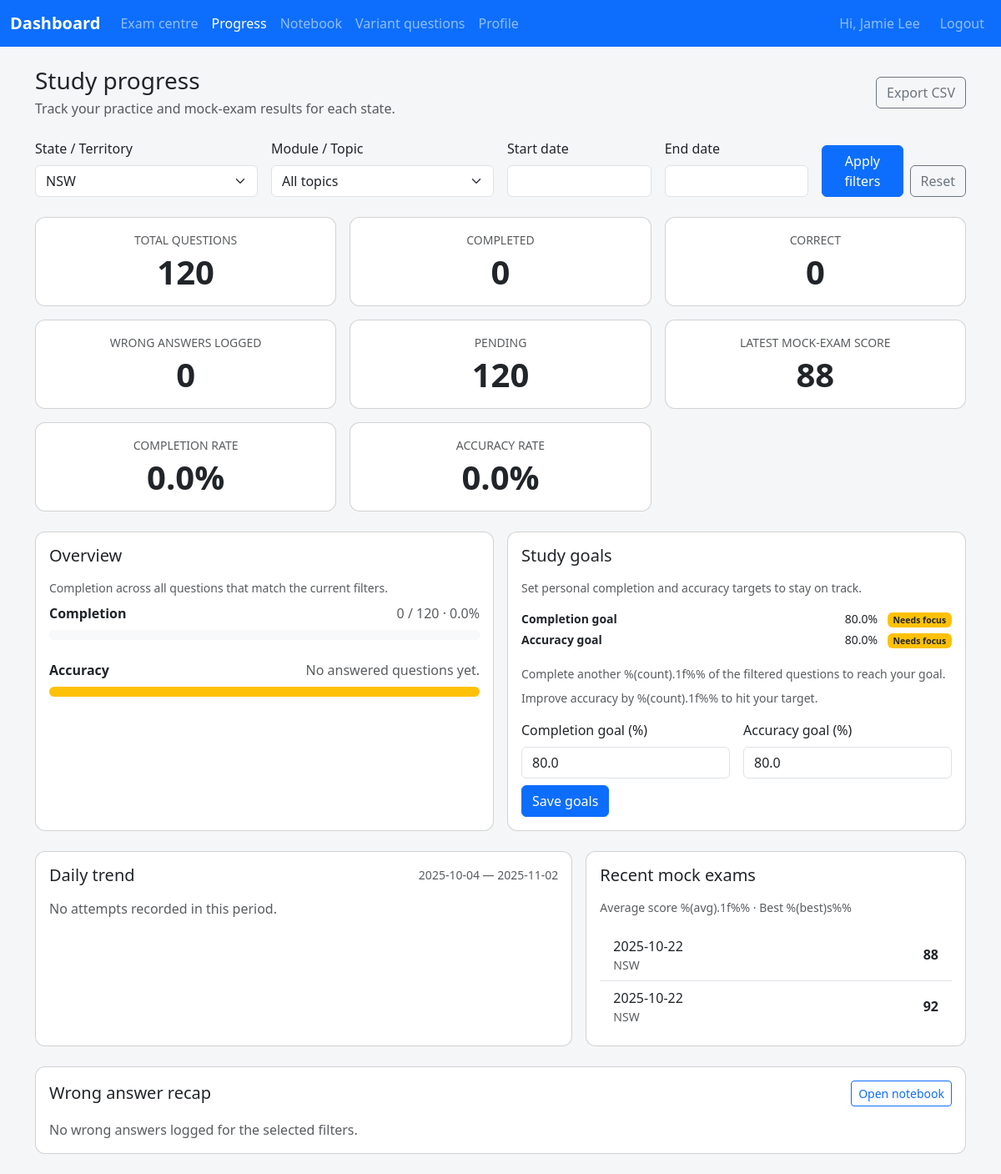
The app's page /student/progress (signed in), older data.
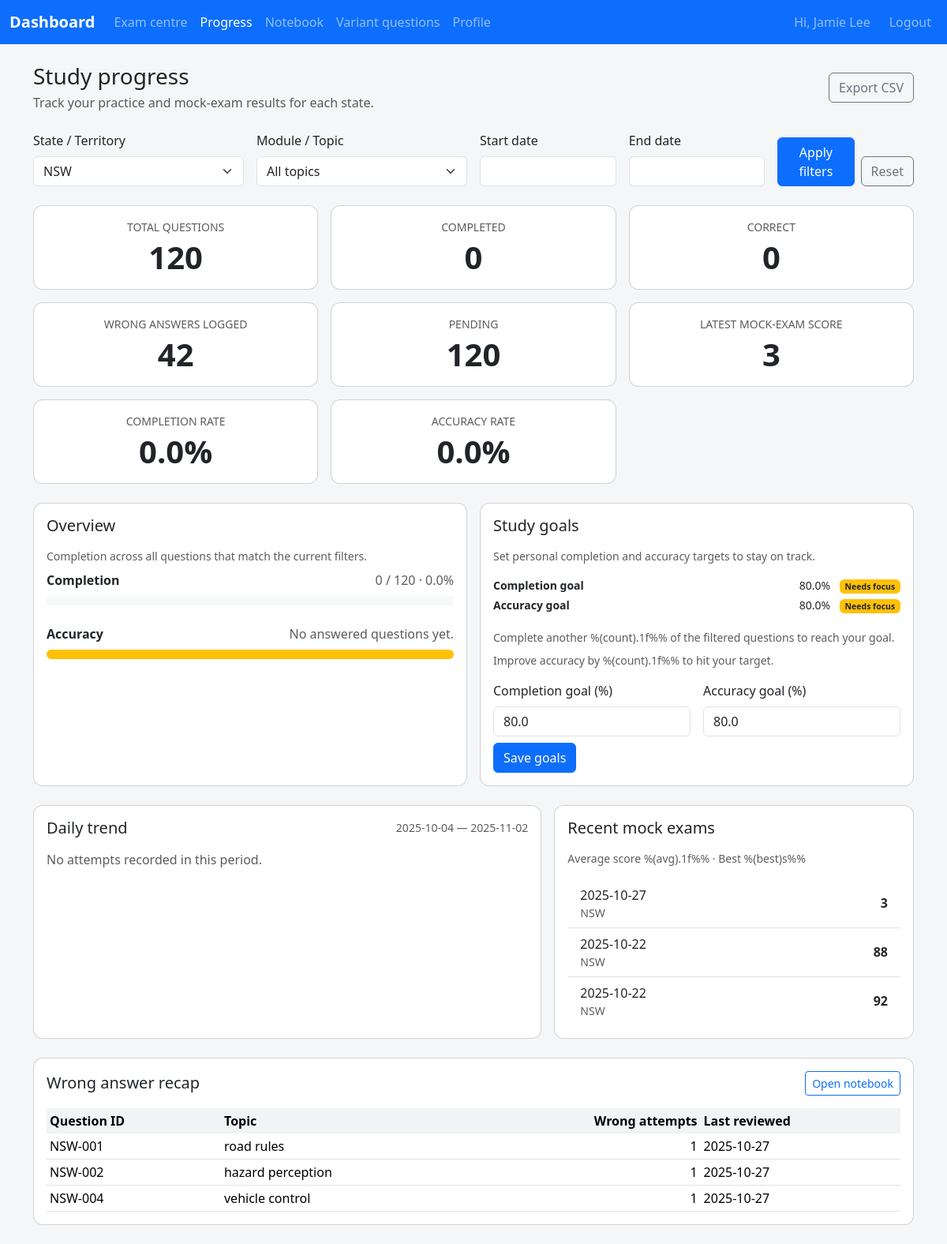
The same page, newer data.
### app/models.py (models this page shows)
class MockExamSummary(db.Model):
    __tablename__ = "mock_exam_summaries"
    id = db.Column(db.Integer, primary_key=True)
    student_id = db.Column(db.Integer, db.ForeignKey("students.id"), nullable=False)
    state = db.Column(db.String(10))
    score = db.Column(db.Integer, nullable=False)
    taken_at = db.Column(db.DateTime, default=datetime.utcnow, nullable=False)
    student = db.relationship("Student", back_populates="mock_exam_summaries")

class Question(db.Model):
    __tablename__ = "questions"
    id = db.Column(db.Integer, primary_key=True)
    qid = db.Column(db.String(50), nullable=False)
    prompt = db.Column(db.Text, nullable=False)
    language = db.Column(db.String(20), nullable=False, default="ENGLISH")
    state_scope = db.Column(db.String(10), nullable=False, default="ALL")
    topic = db.Column(db.String(120), nullable=False, default="general")
    option_a = db.Column(db.String(255), nullable=False, default="Option A")
    option_b = db.Column(db.String(255), nullable=False, default="Option B")
    option_c = db.Column(db.String(255), nullable=False, default="Option C")
    option_d = db.Column(db.String(255), nullable=False, default="Option D")
    correct_option = db.Column(db.String(1), nullable=False, default="A")
    explanation = db.Column(db.Text, nullable=False, default="")
    image_url = db.Column(db.String(500))
    __table_args__ = (
        UniqueConstraint(
            "qid", "state_scope", "language", name="uq_question_qid_state_language"
        ),
    )

class NotebookEntry(db.Model):
    __tablename__ = "notebook_entries"
    id = db.Column(db.Integer, primary_key=True)
    student_id = db.Column(db.Integer, db.ForeignKey("students.id"), nullable=False)
    question_id = db.Column(db.Integer, db.ForeignKey("questions.id"), nullable=False)
    state = db.Column(db.String(10), nullable=False)
    wrong_count = db.Column(db.Integer, nullable=False, default=0)
    last_wrong_at = db.Column(db.DateTime)
    student = db.relationship("Student", back_populates="notebook_entries")
    question = db.relationship("Question")
    __table_args__ = (
        UniqueConstraint("student_id", "question_id", "state", name="uq_notebook_scope"),
    )

### app/student/routes.py (the view, shortened to what this page needs)
@student_bp.route("/progress", methods=["GET", "POST"], endpoint="progress")
@login_required
def progress_overview():
    student = _current_student()
    if not student:
        return _redirect_non_students()
    def _normalise(code: str | None) -> str:
        return (code or "").strip().upper()
    def _parse_date_param(value: str | None):
        if not value:
            return None
        try:
            return datetime.strptime(value, "%Y-%m-%d").date()
        except ValueError:
            return None
    requested_state = _normalise(request.args.get("state"))
    progress_records = (
        StudentStateProgress.query.with_entities(
            func.upper(StudentStateProgress.state).label("state"),
            StudentStateProgress.last_active_at,
        )
        .filter_by(student_id=student.id)
        .order_by(StudentStateProgress.last_active_at.desc())
        .all()
    )
    available_states: list[str] = []
    seen: set[str] = set()
    for state_code, _last_active in progress_records:
        code = _normalise(state_code)
        if code and code not in seen:
            available_states.append(code)
            seen.add(code)
    current_state = _normalise(student.state)
    if current_state and current_state not in seen:
        available_states.insert(0, current_state)
        seen.add(current_state)
    selected_state = requested_state if requested_state in seen else None
    if not selected_state and available_states:
        selected_state = available_states[0]
    request_data = request.args if request.method == "GET" else request.form
    raw_topic = (request_data.get("topic") or "").strip()
    start_date = _parse_date_param(request_data.get("start"))
    end_date = _parse_date_param(request_data.get("end"))
    filter_error: str | None = None
    if start_date and end_date and start_date > end_date:
        filter_error = _t("Start date must be before end date.")
        start_date = end_date = None
    start_at = datetime.combine(start_date, time.min) if start_date else None
    end_at = datetime.combine(end_date, time.max) if end_date else None
    today = datetime.utcnow().date()
    trend_default_start = datetime.combine(today - timedelta(days=29), time.min)
    trend_default_end = datetime.combine(today, time.max)
    trend_start_at = start_at or trend_default_start
    trend_end_at = end_at or trend_default_end
    summary = None
    error_message: str | None = None
    completion_pct = pending_pct = accuracy_pct = incorrect_pct = 0.0
    available_topics: list[str] = []
    trend_points: list[ProgressTrendPoint] = []
    recent_exams = []
    recent_exam_stats: dict[str, float | int | None] | None = None
    wrong_preview: list[dict[str, object]] = []
    if selected_state:
        question_bank = get_questions_for_state(
            selected_state, language=student.preferred_language
        )
        available_topics = sorted(
            {question.topic for question in question_bank if question.topic}
        )
        topic_param = raw_topic or None
        try:
            summary = get_progress_summary(
                student,
                state=selected_state,
                acting_student=student,
                start_at=start_at,
                end_at=end_at,
                topic=topic_param,
            )
            trend_points = get_progress_trend(
                student,
                state=selected_state,
                acting_student=student,
                start_at=trend_start_at,
                end_at=trend_end_at,
                topic=topic_param,
            )
        except (ProgressValidationError, ProgressAccessError) as exc:
            error_message = str(exc)
        if summary:
            def _percent(part: int, whole: int) -> float:
                if whole <= 0:
                    return 0.0
                return round((part / whole) * 100, 1)
            completion_pct = _percent(summary.done, summary.total)
            pending_pct = round(max(0.0, 100.0 - completion_pct), 1)
            accuracy_pct = _percent(summary.correct, summary.done)
            incorrect_pct = round(max(0.0, 100.0 - accuracy_pct), 1)
        if not error_message:
            exam_query = MockExamSummary.query.filter_by(
                student_id=student.id, state=selected_state
            )
            if start_at:
                exam_query = exam_query.filter(MockExamSummary.taken_at >= start_at)
            if end_at:
                exam_query = exam_query.filter(MockExamSummary.taken_at <= end_at)
            recent_exams = exam_query.order_by(
                MockExamSummary.taken_at.desc()
            ).limit(5).all()
            scores = [exam.score for exam in recent_exams if exam.score is not None]
            if scores:
                recent_exam_stats = {
                    "average_score": round(sum(scores) / len(scores), 1),
                    "best_score": max(scores),
                }
            wrong_query = NotebookEntry.query.filter_by(
                student_id=student.id, state=selected_state
            )
            topic_lower = (raw_topic or "").lower()
            if topic_lower:
                wrong_query = wrong_query.join(NotebookEntry.question).filter(
                    func.lower(Question.topic) == topic_lower
                )
            if start_at:
                wrong_query = wrong_query.filter(NotebookEntry.last_wrong_at >= start_at)
            if end_at:
                wrong_query = wrong_query.filter(NotebookEntry.last_wrong_at <= end_at)
            wrong_entries = (
                wrong_query.order_by(NotebookEntry.last_wrong_at.desc().nullslast())
                .limit(3)
                .all()
            )
            wrong_preview = [
                {
                    "qid": entry.question.qid,
                    "topic": entry.question.topic,
                    "wrong_count": entry.wrong_count,
                    "last_wrong_at": entry.last_wrong_at,
                }
                for entry in wrong_entries
            ]
    saved_goal = session.get("progress_goal") or {}
    goal_completion = float(saved_goal.get("completion", 80.0))
    goal_accuracy = float(saved_goal.get("accuracy", 80.0))
    goal_status = {
        "completion": goal_completion,
        "accuracy": goal_accuracy,
        "completion_met": summary is not None and completion_pct >= goal_completion,
        "accuracy_met": summary is not None and accuracy_pct >= goal_accuracy,
        "completion_gap": round(
            max(goal_completion - completion_pct, 0.0), 1
        )
        if summary
        else goal_completion,
        "accuracy_gap": round(max(goal_accuracy - accuracy_pct, 0.0), 1)
        if summary
        else goal_accuracy,
    }
    trend_payload = [
        {
            "day": point.day.isoformat(),
            "attempted": point.attempted,
            "correct": point.correct,
            "accuracy": point.accuracy,
        }
        for point in trend_points
    ]
    trend_summary = None
    export_params = {}
    if selected_state:
        export_params["state"] = selected_state
    if raw_topic:
        export_params["topic"] = raw_topic
    if start_date:
        export_params["start"] = start_date.isoformat()
    if end_date:
        export_params["end"] = end_date.isoformat()
    export_url = (
        url_for("student.progress_export", **export_params) if selected_state else None
    )
    goal_form_defaults = {
        "state": selected_state or "",
        "completion": goal_completion,
        "accuracy": goal_accuracy,
        "start": start_date.isoformat() if start_date else "",
        "end": end_date.isoformat() if end_date else "",
        "topic": raw_topic,
    }
    trend_range = {
        "start": trend_start_at.date(),
        "end": trend_end_at.date(),
    }
    return render_template(
        "student/progress.html",
        available_states=available_states,
        selected_state=selected_state,
        available_topics=available_topics,
        topic_filter=raw_topic,
        start_date=start_date,
        end_date=end_date,
        filter_error=filter_error,
        summary=summary,
        error_message=error_message,
        completion_pct=completion_pct,
        pending_pct=pending_pct,
        accuracy_pct=accuracy_pct,
        incorrect_pct=incorrect_pct,
        export_url=export_url,
        trend_points=trend_payload,
        trend_summary=trend_summary,
        trend_range=trend_range,
        recent_exams=recent_exams,
        recent_exam_stats=recent_exam_stats,
        wrong_preview=wrong_preview,
        goal_status=goal_status,
        goal_form_defaults=goal_form_defaults,
    )

### app/templates/student/progress.html (shortened to what the changed rows need)
{% extends "base.html" %}
{% block extra_head %}
<link rel="stylesheet" href="https://cdn.jsdelivr.net/npm/flatpickr@4.6.13/dist/flatpickr.min.css">
{% endblock %}
{% block content %}
<div class="d-flex flex-column flex-md-row align-items-md-center justify-content-between gap-3 mb-4">
  <div>
    <h1 class="h3 mb-1">{{ _('Study progress') }}</h1>
  </div>
</div>
{% if error_message %}
<div class="alert alert-danger" role="alert">{{ _(error_message) }}</div>
{% elif summary %}
  <div class="row row-cols-1 row-cols-sm-2 row-cols-lg-3 g-3 mb-4">
    {% set cards = [
      (_('Total questions'), summary.total),
      (_('Completed'), summary.done),
      (_('Correct'), summary.correct),
      (_('Wrong answers logged'), summary.wrong),
      (_('Pending'), summary.pending),
      (_('Latest mock-exam score'), summary.last_score if summary.last_score is not none else '—'),
      (_('Completion rate'), '%.1f%%'|format(completion_pct)),
      (_('Accuracy rate'), '%.1f%%'|format(accuracy_pct)),
    ] %}
    {% for label, value in cards %}
    <div class="col">
      <div class="card h-100">
        <div class="card-body text-center">
          <p class="text-uppercase small text-muted mb-1">{{ label }}</p>
          <p class="display-6 fw-semibold mb-0">{{ value }}</p>
        </div>
      </div>
    </div>
    {% endfor %}
  </div>
  {% if summary.total == 0 %}
  <div class="alert alert-info" role="alert">{{ _('Start a practice to see progress.') }}</div>
  {% else %}
  <div class="row g-3 mb-4">
    <div class="col-lg-6">
      <div class="card h-100">
        <div class="card-body">
          <h2 class="h5 mb-3">{{ _('Overview') }}</h2>
        </div>
      </div>
    </div>
    <div class="col-lg-6">
      <div class="card h-100">
        <div class="card-body">
          <h2 class="h5 mb-3">{{ _('Study goals') }}</h2>
        </div>
      </div>
    </div>
  </div>
  <div class="row g-3 mb-4">
    <div class="col-xl-7">
      <div class="card h-100">
        <div class="card-body">
          <div class="d-flex justify-content-between align-items-center mb-3">
            <h2 class="h5 mb-0">{{ _('Daily trend') }}</h2>
          </div>
        </div>
      </div>
    </div>
    <div class="col-xl-5">
      <div class="card h-100">
        <div class="card-body">
          <h2 class="h5 mb-3">{{ _('Recent mock exams') }}</h2>
          {% if recent_exams %}
          <ul class="list-group list-group-flush">
            {% for exam in recent_exams %}
            <li class="list-group-item d-flex justify-content-between align-items-center">
              <span>
                {{ exam.taken_at.date() if exam.taken_at }}
                <span class="text-muted small d-block">{{ exam.state }}</span>
              </span>
              <span class="fw-semibold">{{ exam.score if exam.score is not none else '—' }}</span>
            </li>
            {% endfor %}
          </ul>
          {% else %}
          <p class="text-muted mb-0">{{ _('No mock exams in this period.') }}</p>
          {% endif %}
        </div>
      </div>
    </div>
  </div>
  <div class="card mb-4">
    <div class="card-body">
      <div class="d-flex flex-column flex-md-row justify-content-between align-items-md-center mb-3 gap-2">
        <h2 class="h5 mb-0">{{ _('Wrong answer recap') }}</h2>
        {% if selected_state %}
        <a class="btn btn-sm btn-outline-primary" href="{{ url_for('student.notebook', state=selected_state) }}">{{ _('Open notebook') }}</a>
        {% endif %}
      </div>
      {% if wrong_preview %}
      <div class="table-responsive">
        <table class="table table-sm align-middle mb-0">
          <thead>
            <tr>
              <th scope="col">{{ _('Question ID') }}</th>
              <th scope="col">{{ _('Topic') }}</th>
              <th scope="col" class="text-end">{{ _('Wrong attempts') }}</th>
              <th scope="col">{{ _('Last reviewed') }}</th>
            </tr>
          </thead>
          <tbody>
            {% for row in wrong_preview %}
            <tr>
              <td>{{ row.qid }}</td>
              <td>{{ row.topic or _('—') }}</td>
              <td class="text-end">{{ row.wrong_count }}</td>
              <td>{{ row.last_wrong_at.date() if row.last_wrong_at else _('Never') }}</td>
            </tr>
            {% endfor %}
          </tbody>
        </table>
      </div>
      {% else %}
      <p class="text-muted mb-0">{{ _('No wrong answers logged for the selected filters.') }}</p>
      {% endif %}
    </div>
  </div>
  {% endif %}
{% else %}
  <div class="alert alert-info" role="alert">{{ _('Switch to a state to load progress data.') }}</div>
{% endif %}
{% endblock %}

Row changes from the older to the newer data that the page shows:
added MockExamSummary: taken_at "2025-10-27", state "NSW", score "3"
now on this page (row unchanged): Question: qid "NSW-001", topic "road rules", wrong_count "1", last_wrong_at "2025-10-27"
now on this page (row unchanged): Question: qid "NSW-002", topic "hazard perception", wrong_count "1", last_wrong_at "2025-10-27"
now on this page (row unchanged): Question: qid "NSW-004", topic "vehicle control", wrong_count "1", last_wrong_at "2025-10-27"
Text that changed along with them:
new list line: "WRONG ANSWERS LOGGED 42"
new list line: "LATEST MOCK-EXAM SCORE 3"
text no longer shown: "No wrong answers logged for the selected filters."
text now shown: "Question ID Topic Wrong attempts Last reviewed"
list line gone: "WRONG ANSWERS LOGGED 0"
list line gone: "LATEST MOCK-EXAM SCORE 88"
